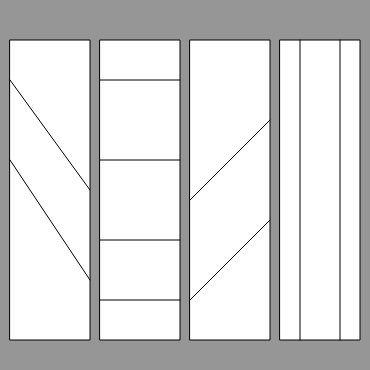
Frame 1 (no input)
Frame 60 (no input): identical to frame 1, image omitted
Frame 120 (the mouse pressed at the canvas centre since frame 60): identical to frame 1, image omitted

The p5.js sketch that drew this single still picture (run headless with seeded random() and noise() and a simulated clock; from frame 60 on, the mouse is pressed at the canvas centre):

// p5.js sketch
// ── sketch.js
function setup() {
  createCanvas (370,370);
}

function draw() {
  background (150);
  // part one
  rect (10, 40, 80, 300);
  line (10, 80, 90, 190);
  line (10, 160, 90, 280);
  // part two
  rect (100, 40, 80, 300);
  line (100, 80, 180, 80);
  line (100, 160, 180, 160);
  line (100, 240, 180, 240);
  line (100, 300, 180, 300);
  // part three
  rect (190, 40, 80, 300);
  line (190, 300, 270, 220);
  line (190, 200, 270, 120);
  // part four
  rect (280, 40, 80, 300);
  line (300, 40, 300, 340);
  line (340, 40, 340, 340);
}
